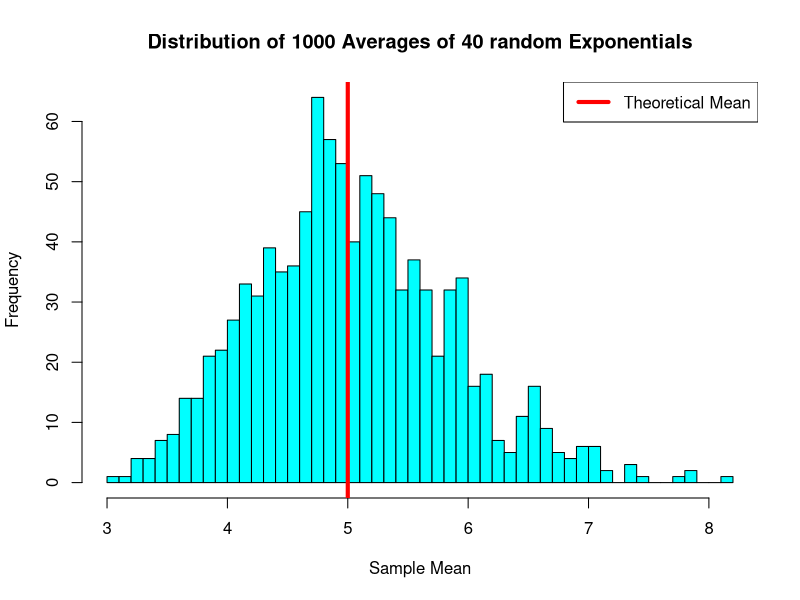
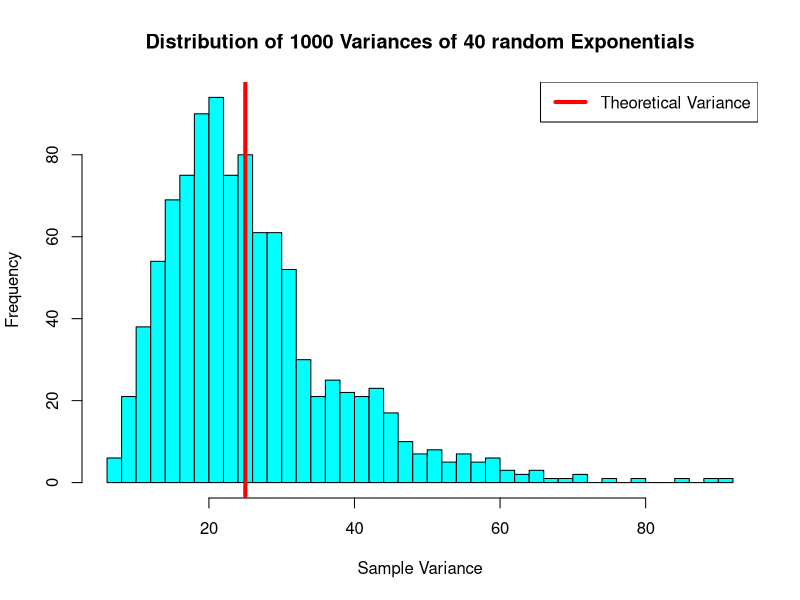
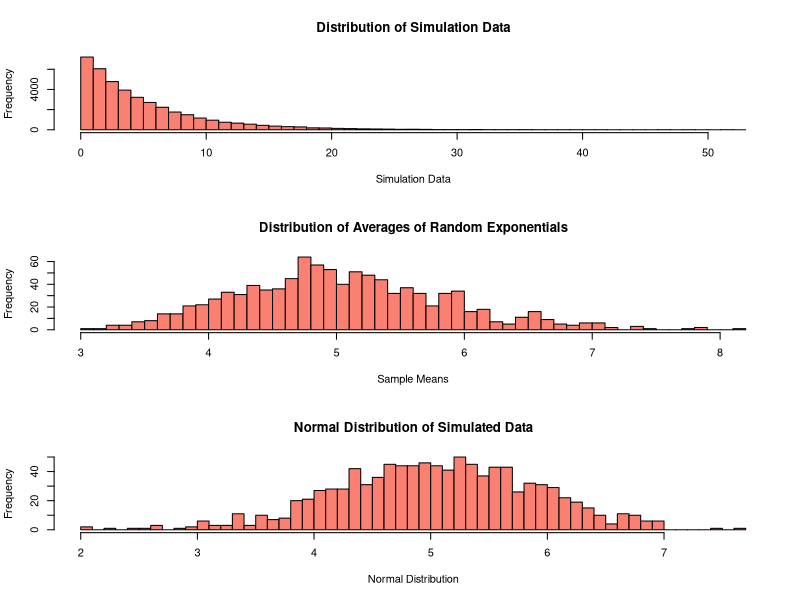

Reproduce these figures in R, in order.
## ---- chunk 1
library(ggplot2)
#Initialing given information
sim <- 1000
n <- 40
lambda <- 0.2
tMean <- 1/lambda
tSd <- 1/lambda
tVar <- tSd^2
#simulating the data
simData <- matrix(rexp(n*sim, lambda), nrow = sim, ncol = n)
## ---- chunk 2
#Calculate Mean across the Matrix w.r.t. Rows
distMean <- apply(simData, 1, mean)
#Plot histogram of averages calculated
hist(distMean, breaks = 50, col = "cyan", xlab = "Sample Mean", ylab = "Frequency", main = "Distribution of 1000 Averages of 40 random Exponentials")
abline(v = tMean, lty = 1, lwd = 4, col = "red")
legend("topright", legend = "Theoretical Mean", border = "black", lty = 1, lwd = 4, col = "red")
## ---- chunk 3
#Calculate Variance across the Matrix w.r.t. Rows
distVar <- apply(simData, 1, var)
#Plot histogram of variances calculated
hist(distVar, breaks = 50, col = "cyan", xlab = "Sample Variance", ylab = "Frequency", main = "Distribution of 1000 Variances of 40 random Exponentials")
abline(v = tVar, lty = 1, lwd = 4, col = "red")
legend("topright", legend = "Theoretical Variance", border = "black", lty = 1, lwd = 4, col = "red")
## ---- chunk 4
#Simulating the Normal Distribution w.r.t. the Averages of the Exponentials
simNormData <- rnorm(1000, mean = mean(distMean), sd = sd(distMean))
par(mfrow = c(3,1))
#Plotting the Simulated Data
hist(simData, breaks = 50, col = "salmon", xlab = "Simulation Data", ylab = "Frequency", main = "Distribution of Simulation Data")
#Plotting the Average Distribution
hist(distMean, breaks = 50, col = "salmon", xlab = "Sample Means", ylab = "Frequency", main = "Distribution of Averages of Random Exponentials")
#Plotting the Normal Distribution of Averages
hist(simNormData, breaks = 50, col = "salmon", xlab = "Normal Distribution", ylab = "Frequency", main = "Normal Distribution of Simulated Data")
